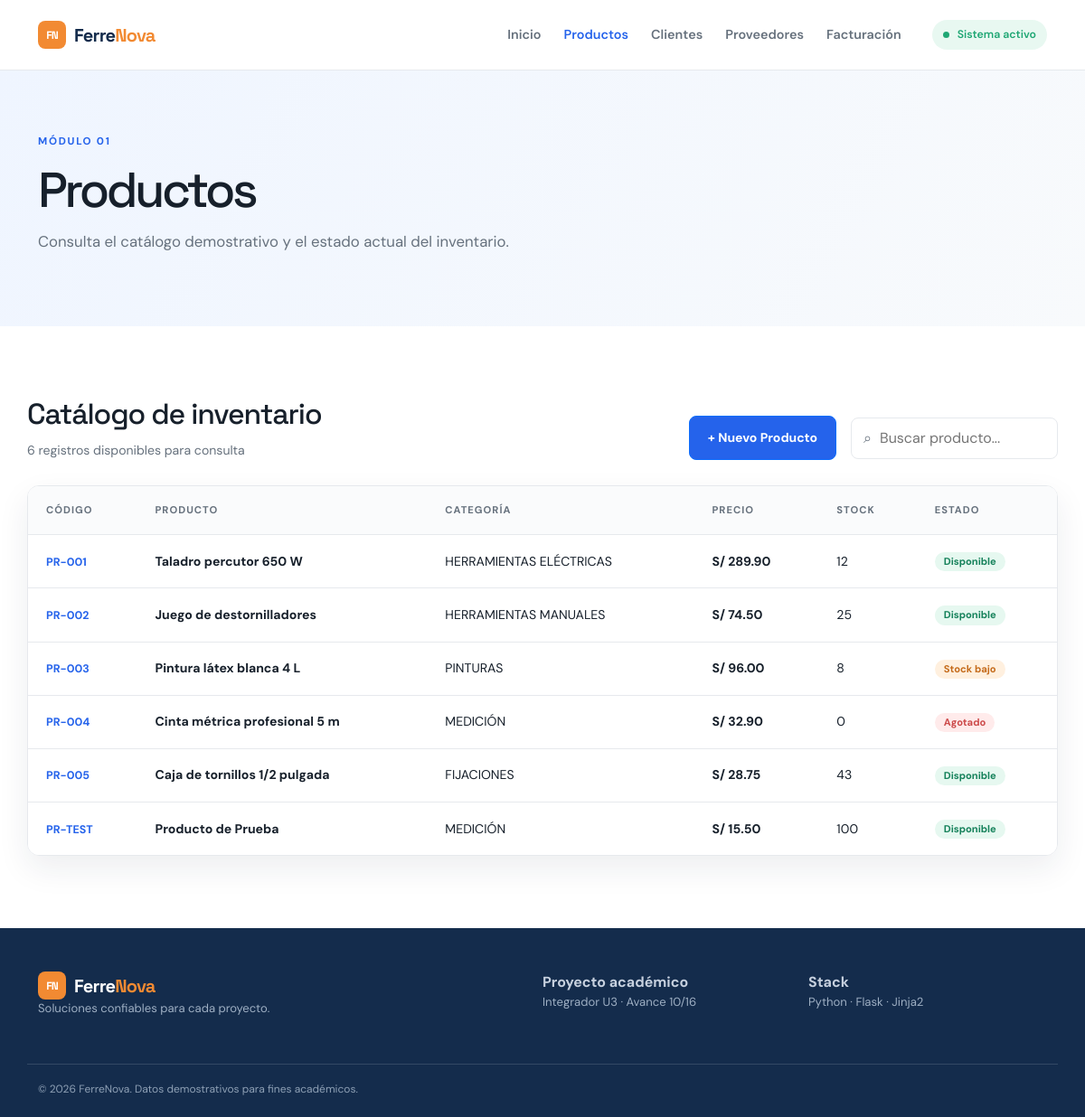
The page /productos on the database its author committed.
### tables this page shows
CREATE TABLE productos (
            id INTEGER PRIMARY KEY AUTOINCREMENT,
            codigo TEXT NOT NULL,
            nombre TEXT NOT NULL,
            categoria TEXT NOT NULL,
            precio REAL NOT NULL,
            stock INTEGER NOT NULL,
            estado TEXT NOT NULL
        );

### app.py (the view)
@app.route("/productos")
def productos():
    conn = get_db_connection()
    productos_db = conn.execute('SELECT * FROM productos').fetchall()
    conn.close()
    return render_template("productos.html", productos=productos_db)

### app.py (called while the page is built)
def get_db_connection():
    conn = sqlite3.connect(DATABASE)
    conn.row_factory = sqlite3.Row  # Permite acceder a las columnas por nombre
    return conn

@app.context_processor
def inject_globals():
    return {"empresa": "FerreNova", "anio": 2026}

### templates/productos.html (shortened to what this page needs)
{% extends 'base.html' %}
{% block content %}<section class="page-banner"><div class="container"><span class="eyebrow">MÓDULO 01</span><h1>Productos</h1><p>Consulta el catálogo demostrativo y el estado actual del inventario.</p></div></section><section class="container section"><div class="toolbar"><div><h2>Catálogo de inventario</h2><p class="muted">{{ productos|length }} registros disponibles para consulta</p></div><div class="d-flex gap-3 align-items-center"><a href="{{ url_for('nuevo_producto') }}" class="btn btn-primary btn-sm">+ Nuevo Producto</a><div class="search-box">⌕ <input id="tableSearch" type="search" placeholder="Buscar producto..."></div></div></div><div class="table-card"><table id="dataTable"><thead><tr><th>Código</th><th>Producto</th><th>Categoría</th><th>Precio</th><th>Stock</th><th>Estado</th></tr></thead><tbody>{% for producto in productos %}<tr><td><span class="code">{{ producto.codigo }}</span></td><td><strong>{{ producto.nombre }}</strong></td><td>{{ producto.categoria|upper }}</td><td class="price">S/ {{ '%.2f'|format(producto.precio) }}</td><td>{{ producto.stock }}</td><td>{% if producto.stock > 0 %}<span class="badge {% if producto.estado == 'Stock bajo' %}badge-orange{% else %}badge-green{% endif %}">{{ producto.estado }}</span>{% else %}<span class="badge badge-red">Agotado</span>{% endif %}</td></tr>{% endfor %}</tbody></table></div></section>{% endblock %}

### templates/base.html (shortened to what this page needs)
<!doctype html>
<html lang="es">
<head>
    <link href="https://cdn.jsdelivr.net/npm/bootstrap@5.3.0/dist/css/bootstrap.min.css" rel="stylesheet">
    <link rel="stylesheet" href="{{ url_for('static', filename='css/style.css') }}">
</head>
<body>
    {% include "components/navbar.html" %}
    <main>{% block content %}{% endblock %}</main>
    {% include "components/footer.html" %}
</body>
</html>

### templates/components/navbar.html (shortened to what this page needs)
<header class="site-header">
    <div class="container nav-wrap">
        <a class="brand" href="{{ url_for('inicio') }}">
            <span class="brand-mark">FN</span>
            <span>Ferre<span class="brand-accent">Nova</span></span>
        </a>
        <nav class="main-nav" aria-label="Navegación principal">
            <a href="{{ url_for('inicio') }}" class="{% if request.endpoint == 'inicio' %}active{% endif %}">Inicio</a>
            <a href="{{ url_for('productos') }}" class="{% if request.endpoint == 'productos' %}active{% endif %}">Productos</a>
            <a href="{{ url_for('clientes') }}" class="{% if request.endpoint == 'clientes' %}active{% endif %}">Clientes</a>
            <a href="{{ url_for('proveedores') }}" class="{% if request.endpoint == 'proveedores' %}active{% endif %}">Proveedores</a>
            <a href="{{ url_for('facturacion') }}" class="{% if request.endpoint == 'facturacion' %}active{% endif %}">Facturación</a>
        </nav>
        <span class="status-pill"><span class="status-dot"></span> Sistema activo</span>
    </div>
</header>

### templates/components/footer.html
<footer class="site-footer">
    <div class="container footer-grid">
        <div>
            <a class="brand footer-brand" href="{{ url_for('inicio') }}">
                <span class="brand-mark">FN</span>
                <span>Ferre<span class="brand-accent">Nova</span></span>
            </a>
            <p>Soluciones confiables para cada proyecto.</p>
        </div>
        <div>
            <strong>Proyecto académico</strong>
            <p>Integrador U3 · Avance 10/16</p>
        </div>
        <div>
            <strong>Stack</strong>
            <p>Python · Flask · Jinja2</p>
        </div>
    </div>
    <div class="container copyright">© {{ anio }} {{ empresa }}. Datos demostrativos para fines académicos.</div>
</footer>

### static/css/style.css (style rules this page uses)
:root { --ink:#17202b;--muted:#66717d;--line:#e6e9ed;--paper:#f7f8fa;--blue:#2563eb;--navy:#142c4c;--orange:#f28a32;--green:#1fa774;--shadow:0 14px 35px rgba(21,38,58,.08) }
* { box-sizing:border-box }
body { margin:0;color:var(--ink);background:#fff;font-family:'DM Sans',sans-serif;line-height:1.5 }
h1,h2,h3 { font-family:'Space Grotesk',sans-serif;margin:0 0 12px;line-height:1.1 }
h1 { font-size:clamp(2.7rem,5vw,4.7rem);letter-spacing:-.065em }
h2 { font-size:2rem;letter-spacing:-.035em }
.container { width:min(1160px,calc(100% - 44px));margin-inline:auto }
.site-header { height:78px;border-bottom:1px solid var(--line);background:rgba(255,255,255,.94);position:sticky;top:0;z-index:10;backdrop-filter:blur(12px) }
.nav-wrap { height:100%;display:flex;align-items:center;gap:34px }
.brand { display:flex;align-items:center;gap:9px;text-decoration:none;color:var(--navy);font:700 1.25rem 'Space Grotesk',sans-serif;letter-spacing:-.04em;white-space:nowrap }
.brand-accent { color:var(--orange) }
.brand-mark { display:grid;place-items:center;width:31px;height:31px;border-radius:8px;background:var(--orange);color:#fff;font-size:.75rem;letter-spacing:-.08em }
.main-nav { display:flex;align-items:center;gap:25px;margin-left:auto }
.main-nav a { color:var(--muted);font-weight:600;font-size:.9rem;text-decoration:none;transition:.2s }
.main-nav a:hover,.main-nav a.active { color:var(--blue) }
.status-pill { font-size:.77rem;color:var(--green);background:#e8f8f1;padding:7px 12px;border-radius:100px;font-weight:600 }
.status-dot { display:inline-block;width:7px;height:7px;border-radius:50%;background:currentColor;margin-right:6px }
.eyebrow { color:var(--blue);font-size:.72rem;letter-spacing:.15em;font-weight:700 }
.btn { display:inline-flex;gap:18px;align-items:center;padding:13px 20px;border-radius:8px;text-decoration:none;font-weight:700;transition:transform .2s,box-shadow .2s }
.btn-primary { background:var(--blue);color:#fff }
.section { padding:80px 0 }
.section-heading,.toolbar { display:flex;align-items:end;justify-content:space-between;gap:20px;margin-bottom:28px }
.page-banner { background:linear-gradient(120deg,#eff5ff,#f8fafc);padding:65px 0 }
.page-banner h1 { font-size:3.4rem;margin:14px 0 }
.page-banner p { color:var(--muted);font-size:1.05rem }
.muted { color:var(--muted);margin:0;font-size:.88rem }
.table-card { border:1px solid var(--line);border-radius:13px;overflow:auto;box-shadow:var(--shadow) }
table { border-collapse:collapse;width:100%;min-width:680px;background:#fff }
th,td { padding:18px 20px;text-align:left;border-bottom:1px solid var(--line);font-size:.88rem }
th { background:#fafbfc;color:var(--muted);font-size:.7rem;letter-spacing:.09em;text-transform:uppercase }
tr:last-child td { border-bottom:0 }
.code { color:var(--blue);font-weight:700;font-size:.78rem }
.price { font-weight:700 }
.badge { display:inline-block;padding:5px 10px;border-radius:100px;font-size:.7rem;font-weight:700 }
.badge-green { background:#e6f8f0;color:#16825b }
.badge-orange { background:#fff0df;color:#c56b1b }
.badge-red { background:#ffebeb;color:#cc4a4a }
.search-box { border:1px solid var(--line);border-radius:8px;padding:9px 13px;color:var(--muted);display:flex;gap:7px;align-items:center;background:#fff }
.search-box input { border:0;outline:0;font:inherit;width:185px }
.site-footer { background:var(--navy);color:#c7d1df;padding:48px 0 22px }
.footer-grid { display:grid;grid-template-columns:2fr 1fr 1fr;gap:30px }
.footer-brand { color:#fff }
.site-footer p { font-size:.82rem;color:#9eafc3 }
.copyright { border-top:1px solid #334965;margin-top:35px;padding-top:18px;color:#8ea0b5;font-size:.75rem }

### rows shown on the page
productos: codigo "PR-001", nombre "Taladro percutor 650 W", categoria "HERRAMIENTAS ELÉCTRICAS", precio "289.90", stock "12", estado "Disponible"
productos: codigo "PR-002", nombre "Juego de destornilladores", categoria "HERRAMIENTAS MANUALES", precio "74.50", stock "25", estado "Disponible"
productos: codigo "PR-003", nombre "Pintura látex blanca 4 L", categoria "PINTURAS", precio "96.00", stock "8", estado "Stock bajo"
productos: codigo "PR-004", nombre "Cinta métrica profesional 5 m", categoria "MEDICIÓN", precio "32.90", stock "0", shows "Agotado"
productos: codigo "PR-005", nombre "Caja de tornillos 1/2 pulgada", categoria "FIJACIONES", precio "28.75", stock "43", estado "Disponible"
productos: codigo "PR-TEST", nombre "Producto de Prueba", categoria "MEDICIÓN", precio "15.50", stock "100", estado "Disponible"

### other values the page prints
{{ productos|length }} "6"
{{ anio }} "2026"
{{ empresa }} "FerreNova"
